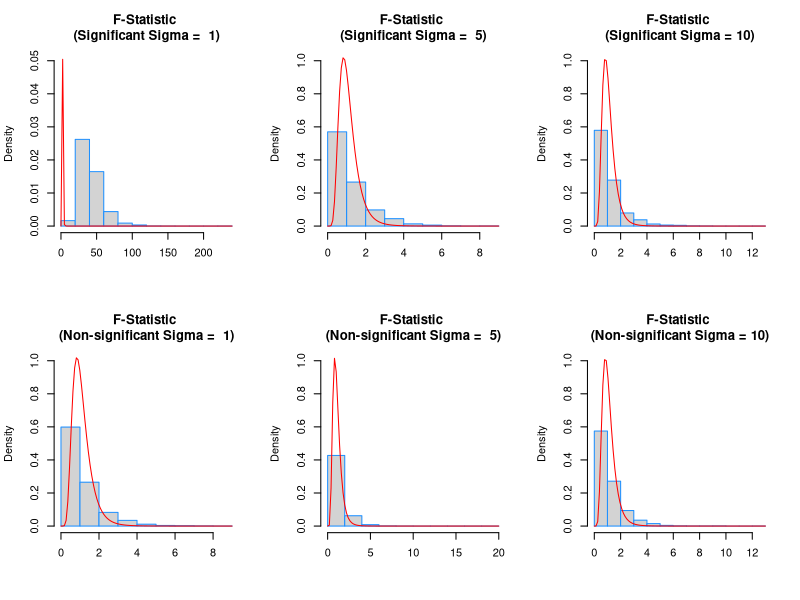
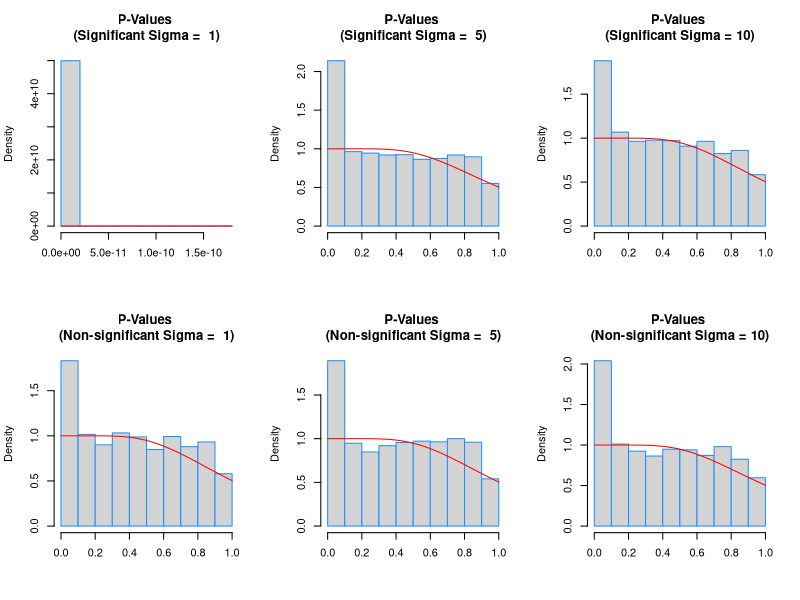
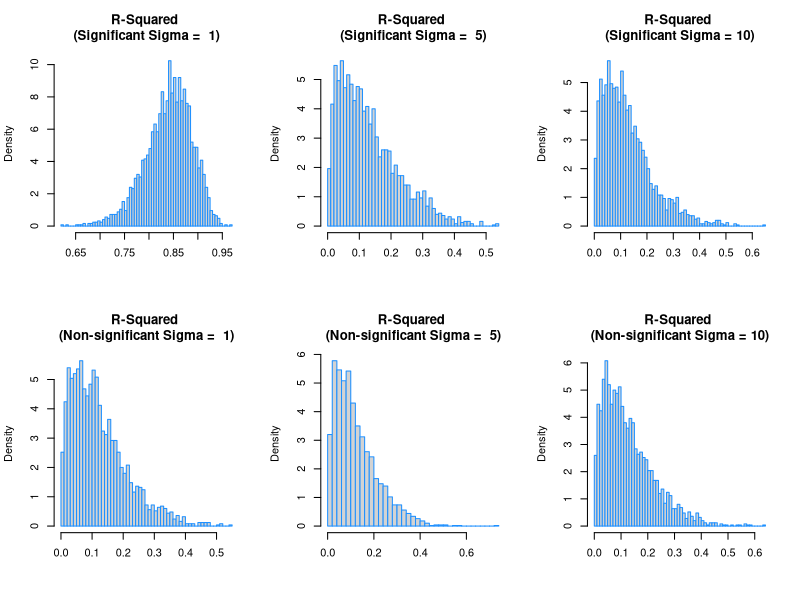
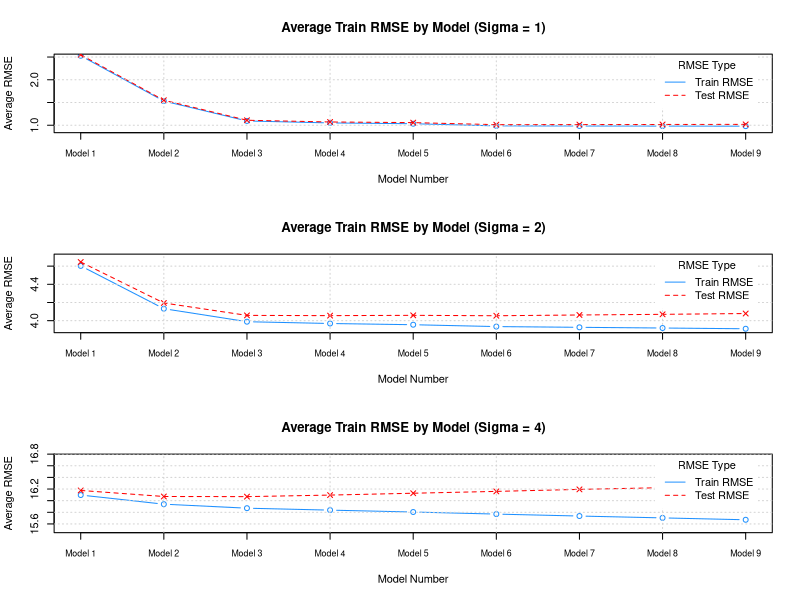
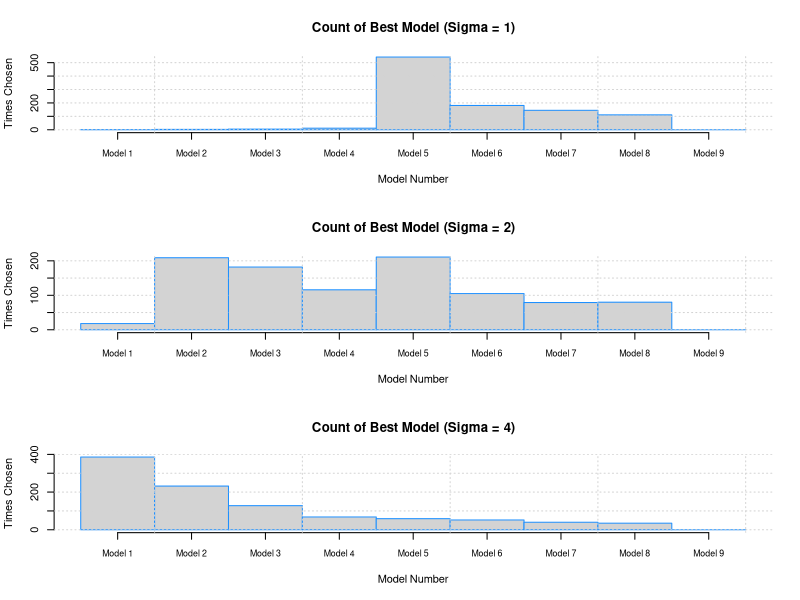

The R source for these figures, in order: (Note: a time limit stopped this script after it produced the figures.)
## ---- chunk 1

# Libraries
library(knitr)


# Set Directory
setwd( '/Users/Sbishop/Desktop/sbishop3-sim-proj' )

## ---- chunk 2

# Set Seed
birthday = 19920917
set.seed(birthday)

## ---- chunk 3

# Read CSV
study.1 <- read.csv( './study_1.csv' )


# Base Variables
n     <- 25
p     <- 4
sims <- 2500
sigma <- list( '1' = 1, '5' = 5, '10' = 10 )


# Parameters
y  <- study.1$y
x0 <- rep( 1, n )
x1 <- study.1$x1
x2 <- study.1$x2
x3 <- study.1$x3

## ---- chunk 4

simulation <- function( sigma ) 
{
    # Create Temporary Matrix to Store Interation Results
    temp.matrix           <- matrix( 0, nrow = sims, ncol = 3 )
    colnames(temp.matrix) <- c( 'f.stat', 'p.val', 'r.sqr' )
    
    # For every iteration
    for ( i in 1:nrow(temp.matrix) )
    {
        # Generate an MLR model
        epsilon   <- rnorm( n, mean = 0, sd = sigma ^ 2 )
        y         <- beta.0 + (beta.1 * x1) + (beta.2 * x2) + (beta.3 * x3) + epsilon
        mlr.model <- lm( y ~ x1 + x2 + x3 )
        
        # Obtain the Values Sought After
        f.stat    <- summary(mlr.model)$fstatistic['value']
        p.val     <- 2 * pt( f.stat, df = n - p, lower.tail = FALSE)
        r.sqr     <- summary(mlr.model)$r.squared
        
        # Populate Current Matrix Row with Values
        temp.matrix[i, 'f.stat'] <- f.stat
        temp.matrix[i, 'p.val']  <- p.val
        temp.matrix[i, 'r.sqr']  <- r.sqr
    }
    
    return( temp.matrix )
}

## ---- chunk 5

beta.0 <- 3
beta.1 <- 1
beta.2 <- 1
beta.3 <- 1


# For Each Sigma
sig.model.1  <- simulation( sigma$`1` )
sig.model.5  <- simulation( sigma$`5` )
sig.model.10 <- simulation( sigma$`10` )

## ---- chunk 6

beta.0 <- 3
beta.1 <- 0
beta.2 <- 0
beta.3 <- 0


# For Each Sigma
non.sig.model.1  <- simulation( sigma$`1` )
non.sig.model.5  <- simulation( sigma$`5` )
non.sig.model.10 <- simulation( sigma$`10` )

## ---- chunk 7

# F-Statistic
plot.f.dists <- function( sig.model, main.label, max.y ) 
{
    hist( sig.model[ , 'f.stat'], prob = TRUE, breaks = 10, ylim = c( 0, max.y ), 
          xlab = '', main = main.label, border = "dodgerblue" )
    curve( df( x, df1 = 24, df2 = 21 ), add = TRUE, col = 'red' ) 
}


# P-Values
plot.p.vals <- function( sig.model, main.label ) 
{
    hist( sig.model[ , 'p.val'], prob = TRUE, breaks = 10, 
          xlab = '', main = main.label, border = "dodgerblue" )
    curve( 1 - pf( x, df1 = 24, df2 = 21 ), add = TRUE, col = 'red' ) 
}


# R-Squared
plot.r.sqr <- function( sig.model, main.label ) 
{
    hist( sig.model[ , 'r.sqr'], prob = TRUE, breaks = 50, 
          xlab = '', main = main.label, border = "dodgerblue", col = 'lightgrey' )
}

## ---- chunk 8

par( mfrow = c( 2, 3 ) )

## ---- chunk 9

# Significant
plot.f.dists( sig.model.1,  'F-Statistic \n(Significant Sigma =  1)', .05 )
plot.f.dists( sig.model.5,  'F-Statistic \n(Significant Sigma =  5)',   1 )
plot.f.dists( sig.model.10, 'F-Statistic \n(Significant Sigma = 10)',   1 )

# Non-significant
plot.f.dists( non.sig.model.1,  'F-Statistic \n(Non-significant Sigma =  1)', 1 )
plot.f.dists( non.sig.model.5,  'F-Statistic \n(Non-significant Sigma =  5)', 1 )
plot.f.dists( non.sig.model.10, 'F-Statistic \n(Non-significant Sigma = 10)', 1 )

## ---- chunk 10

# Significant
plot.p.vals( sig.model.1,  'P-Values \n(Significant Sigma =  1)' )
plot.p.vals( sig.model.5,  'P-Values \n(Significant Sigma =  5)' )
plot.p.vals( sig.model.10, 'P-Values \n(Significant Sigma = 10)' )

# Non-significant
plot.p.vals( non.sig.model.1,  'P-Values \n(Non-significant Sigma =  1)' )
plot.p.vals( non.sig.model.5,  'P-Values \n(Non-significant Sigma =  5)' )
plot.p.vals( non.sig.model.10, 'P-Values \n(Non-significant Sigma = 10)' )

## ---- chunk 11

# R-Squared
# --------------------------------------------------

# Significant
plot.r.sqr( sig.model.1,  'R-Squared \n(Significant Sigma =  1)' )
plot.r.sqr( sig.model.5,  'R-Squared \n(Significant Sigma =  5)' )
plot.r.sqr( sig.model.10, 'R-Squared \n(Significant Sigma = 10)' )

# Non-significant
plot.r.sqr( non.sig.model.1,  'R-Squared \n(Non-significant Sigma =  1)' )
plot.r.sqr( non.sig.model.5,  'R-Squared \n(Non-significant Sigma =  5)' )
plot.r.sqr( non.sig.model.10, 'R-Squared \n(Non-significant Sigma = 10)' )

## ---- chunk 12

# Set Seed
birthday = 19920917
set.seed(birthday)

## ---- chunk 13

# Read CSV
study.2 <- read.csv( './study_2.csv' )


# Global Parameters 
n     <- 500
sims  <- 1000
sigma <- list( '1' = 1, '2' = 2, '4' = 4 )


# Beta Parameters
beta.0 <- 0
beta.1 <- 5
beta.2 <- -4
beta.3 <- 1.6
beta.4 <- -1.1
beta.5 <- .7
beta.6 <- .3


# X Parameters
x0 <- rep( 1, n )
x1 <- study.2$x1
x2 <- study.2$x2
x3 <- study.2$x3
x4 <- study.2$x4
x5 <- study.2$x5
x6 <- study.2$x6
x7 <- study.2$x7
x8 <- study.2$x8
x9 <- study.2$x9

## ---- chunk 14

find.RMSE <- function( train, test, model )
{
    # Find RMSE for first train model
    y          <- train$y
    y.hat      <- predict( model, train[2:10] )
    RMSE.train <- sqrt( ( 1 / nrow(train) ) * sum( ( y - y.hat ) ^ 2 ) )
    
    # Find RMSE for first test model
    y         <- test$y
    y.hat     <- predict( model, test[2:10] )
    RMSE.test <- sqrt( ( 1 / nrow(test) ) * sum( ( y - y.hat ) ^ 2 ) )
    
    return( c( RMSE.train, RMSE.test ) )
}

## ---- chunk 15

calculate.RMSE <- function()
{
    # Create Data Structures to Hold Loop Results
    temp.train <- list( 'train.sigma.model.1' = matrix( 0, nrow = sims, ncol = 9 ),
                        'train.sigma.model.2' = matrix( 0, nrow = sims, ncol = 9 ),
                        'train.sigma.model.4' = matrix( 0, nrow = sims, ncol = 9 ) )
    
    temp.test <- list( 'test.sigma.model.1' = matrix( 0, nrow = sims, ncol = 9 ),
                       'test.sigma.model.2' = matrix( 0, nrow = sims, ncol = 9 ),
                       'test.sigma.model.4' = matrix( 0, nrow = sims, ncol = 9 ) )
    
    # For Each Sigma
    for ( i in 1:length(sigma) )
    {
        # And For 1,000 Iterations
        for ( j in 1:sims )
        {
            # Split Data into Test and Train Set
            study.2.index <- sample( 1:nrow(study.2), 250 )
            study.2.train <- study.2[  study.2.index, ]
            study.2.test  <- study.2[ -study.2.index, ]
            
            # Find y
            epsilon   <- rnorm( n, mean = 0, sd = sigma[[i]] ^ 2 )
            study.2$y <- beta.0 +
                         (beta.1 * x1) + (beta.2 * x2) + (beta.3 * x3) +
                         (beta.4 * x4) + (beta.5 * x5) + (beta.6 * x6) + epsilon
            
            # Fit 9 Models
            model.1 <- lm( y ~ x1, data = study.2.train )
            model.2 <- lm( y ~ x1 + x2, data = study.2.train )
            model.3 <- lm( y ~ x1 + x2 + x3, data = study.2.train )
            model.4 <- lm( y ~ x1 + x2 + x3 + x4, data = study.2.train )
            model.5 <- lm( y ~ x1 + x2 + x3 + x4 + x5, data = study.2.train ) 
            model.6 <- lm( y ~ x1 + x2 + x3 + x4 + x5 + x6, data = study.2.train )
            model.7 <- lm( y ~ x1 + x2 + x3 + x4 + x5 + x6 + x7, data = study.2.train )
            model.8 <- lm( y ~ x1 + x2 + x3 + x4 + x5 + x6 + x7 + x8, data = study.2.train )
            model.9 <- lm( y ~ x1 + x2 + x3 + x4 + x5 + x6 + x7 + x8 + x9, data = study.2.train )
            
            # Calculate Train and Test RMSE for Each Model
            # Return: c( Train RMSE, Test RMSE )
            RMSE.vals.1 <- find.RMSE( study.2.train, study.2.test, model.1 )
            RMSE.vals.2 <- find.RMSE( study.2.train, study.2.test, model.2 )
            RMSE.vals.3 <- find.RMSE( study.2.train, study.2.test, model.3 )
            RMSE.vals.4 <- find.RMSE( study.2.train, study.2.test, model.4 )
            RMSE.vals.5 <- find.RMSE( study.2.train, study.2.test, model.5 )
            RMSE.vals.6 <- find.RMSE( study.2.train, study.2.test, model.6 )
            RMSE.vals.7 <- find.RMSE( study.2.train, study.2.test, model.7 )
            RMSE.vals.8 <- find.RMSE( study.2.train, study.2.test, model.8 )
            RMSE.vals.9 <- find.RMSE( study.2.train, study.2.test, model.9 )
            
            # Add Train Values
            # In temp.train list item i, add Train RMSE at row j for each column (model)
            temp.train[[i]][j, 1] <- RMSE.vals.1[1]
            temp.train[[i]][j, 2] <- RMSE.vals.2[1]
            temp.train[[i]][j, 3] <- RMSE.vals.3[1]
            temp.train[[i]][j, 4] <- RMSE.vals.4[1]
            temp.train[[i]][j, 5] <- RMSE.vals.5[1]
            temp.train[[i]][j, 6] <- RMSE.vals.6[1]
            temp.train[[i]][j, 7] <- RMSE.vals.7[1]
            temp.train[[i]][j, 8] <- RMSE.vals.8[1]
            temp.train[[i]][j, 9] <- RMSE.vals.9[1]
            
            # Add Test Values
            # In temp.test list item i, add Test RMSE at row j for each column (model)
            temp.test[[i]][j, 1] <- RMSE.vals.1[2]
            temp.test[[i]][j, 2] <- RMSE.vals.2[2]
            temp.test[[i]][j, 3] <- RMSE.vals.3[2]
            temp.test[[i]][j, 4] <- RMSE.vals.4[2]
            temp.test[[i]][j, 5] <- RMSE.vals.5[2]
            temp.test[[i]][j, 6] <- RMSE.vals.6[2]
            temp.test[[i]][j, 7] <- RMSE.vals.7[2]
            temp.test[[i]][j, 8] <- RMSE.vals.8[2]
            temp.test[[i]][j, 9] <- RMSE.vals.9[2]
        }
    }
    
    return( c( temp.train, temp.test ) )
}

## ---- chunk 16

# Obtain RMSE Values for Test and Train
temp.data <- calculate.RMSE() 


# Extract RMSE Values into Train Datasets
train.RMSE.values <- temp.data[1:3]
colnames(train.RMSE.values[[1]]) <- c( '1', '2', '3', '4', '5', '6', '7', '8', '9' )
colnames(train.RMSE.values[[2]]) <- c( '1', '2', '3', '4', '5', '6', '7', '8', '9' )
colnames(train.RMSE.values[[3]]) <- c( '1', '2', '3', '4', '5', '6', '7', '8', '9' )


# Extract RMSE Values into Test Datasets
test.RMSE.values <- temp.data[4:6]
colnames(test.RMSE.values[[1]]) <- c( '1', '2', '3', '4', '5', '6', '7', '8', '9' )
colnames(test.RMSE.values[[2]]) <- c( '1', '2', '3', '4', '5', '6', '7', '8', '9' )
colnames(test.RMSE.values[[3]]) <- c( '1', '2', '3', '4', '5', '6', '7', '8', '9' )

## ---- chunk 17

x.labels <- c( 'Model 1', 'Model 2', 'Model 3', 'Model 4', 'Model 5', 
               'Model 6', 'Model 7', 'Model 8', 'Model 9' )


# Plot Average RMSE for Train and Test Data
create.line.plot <- function( train.model, test.model, main.label, y.lim )
{
    # Create Plot for Train RMSE
    plot( train.model, main = main.label, ylim = y.lim, 
          xlab = 'Model Number', ylab = 'Average RMSE',
          type = 'b', xaxt = "n", col  = 'dodgerblue' )
    
    # Add Line for Test RMSE
    points( test.model, col = "red", pch = 4 )
    lines ( test.model, col = "red", lty = 2 )
    
    # Add X-Axis & Gridlines
    axis( side = 1, at = 1:9, labels = x.labels, cex.axis = 0.8 )
    grid( NULL, NULL )
    
    # Add Legend
    legend( x = 'topright', y = 'topright',
            inset = .02, cex = 1, box.lty = 0, lty = 1:2,
            title   = "RMSE Type",
            legend  = c( 'Train RMSE', 'Test RMSE' ),
            col     = c( 'dodgerblue', 'red' ) )
}


# Plot Count for Model Chosen
create.hist.plot <- function( test.model, main.label )
{
    new.hist <- hist( test.model, main = main.label, 
                      xlab = 'Model Number', ylab = 'Times Chosen',
                      xlim = c( 1, 10 ), breaks = c(1:10),
                      xaxt = "n", border = 'dodgerblue', col = 'lightgrey' )
    
    new.hist
    axis( side = 1, at = new.hist$mids, labels = x.labels, cex.axis = 0.8 )
    grid( NULL, NULL )
}

## ---- chunk 18

# Sigma = 1
avg.train.RMSE.1 <- apply( train.RMSE.values[[1]], 2, function(x) { mean(x) } )
avg.test.RMSE.1  <- apply( test.RMSE.values[[1]],  2, function(x) { mean(x) } )

# Sigma = 2
avg.train.RMSE.2 <- apply( train.RMSE.values[[2]], 2, function(x) { mean(x) } )
avg.test.RMSE.2  <- apply( test.RMSE.values[[2]],  2, function(x) { mean(x) } )

# Sigma = 4
avg.train.RMSE.4 <- apply( train.RMSE.values[[3]], 2, function(x) { mean(x) } )
avg.test.RMSE.4  <- apply( test.RMSE.values[[3]],  2, function(x) { mean(x) } )

## ---- chunk 19

best.sigma.1.test <- apply( test.RMSE.values[[1]], 1, which.min )
best.sigma.2.test <- apply( test.RMSE.values[[2]], 1, which.min )
best.sigma.4.test <- apply( test.RMSE.values[[3]], 1, which.min )

## ---- chunk 20

par( mfrow = c( 3, 1 ) )

## ---- chunk 21

create.line.plot( avg.train.RMSE.1, avg.test.RMSE.1, 'Average Train RMSE by Model (Sigma = 1)', c(  0.9,  2.5 ) )
create.line.plot( avg.train.RMSE.2, avg.test.RMSE.2, 'Average Train RMSE by Model (Sigma = 2)', c(  3.9,  4.7 ) )
create.line.plot( avg.train.RMSE.4, avg.test.RMSE.4, 'Average Train RMSE by Model (Sigma = 4)', c( 15.5, 16.75 ) )

## ---- chunk 22

create.hist.plot( best.sigma.1.test, 'Count of Best Model (Sigma = 1)' )
create.hist.plot( best.sigma.2.test, 'Count of Best Model (Sigma = 2)' )
create.hist.plot( best.sigma.4.test, 'Count of Best Model (Sigma = 4)' )

## ---- chunk 23

beta.0 <- 0
beta.1 <- seq( from = -2, to = 2, by = .1 )
sigma  <- list( '1' = 1, '2' = 2, '4' = 4 ) 
n      <- list( '10' = 10, '20' = 20, '30' = 30 ) 
alpha  <- .05
sims   <- 1000

x <- list( '10' = seq( 0, 5, length = n$`10` ), 
           '20' = seq( 0, 5, length = n$`20` ), 
           '30' = seq( 0, 5, length = n$`30` ) )

## ---- chunk 24

calculate.p.vals <- function( x, sig ) 
{
    # Create Temporary 1,000 * 41 Matrix 
    temp.matrix           <- matrix( 0, nrow = sims, ncol = length( beta.1 ) )
    colnames(temp.matrix) <- beta.1
    
    # For Every Beta Value
    for ( beta in 1:ncol(temp.matrix) )
    {
        # For 1,000 Iterations
        for ( iter in 1:sims )
        {
            epsilon   <- rnorm( length(x), mean = 0, sd = sig ^ 2 )
            y         <- beta.0 + (beta.1[[beta]] * x) + epsilon
            slr.model <- lm( y ~ x )
            p.value   <- summary(slr.model)$coefficient['x', 'Pr(>|t|)']
            
            # Add Value to Current Row and Current Beta Column
            temp.matrix[iter, beta] <- p.value
        }
    }

    return( temp.matrix )
}

## ---- chunk 25

calculate.power <- function( power.sigma ) 
{
    temp.vector <- rep( 0, ncol(power.sigma) )
    
    # For Every Beta Value
    for ( col in 1:length(temp.vector) )
    {
        # Find Proportion that is Rejected
        temp.vector[[col]] <- 
            length( power.sigma[ power.sigma[ , col ] < alpha, col ] ) / sims
    }
    
    return( temp.vector )
}

## ---- chunk 26

# Sigma = 1
# --------------------------------------------------
power.sig.1.n.10 <- calculate.p.vals( x$`10`, sigma$`1` )
power.sig.1.n.20 <- calculate.p.vals( x$`20`, sigma$`1` )
power.sig.1.n.30 <- calculate.p.vals( x$`30`, sigma$`1` )


# Sigma = 2
# --------------------------------------------------
power.sig.2.n.10 <- calculate.p.vals( x$`10`, sigma$`2` )
power.sig.2.n.20 <- calculate.p.vals( x$`20`, sigma$`2` )
power.sig.2.n.30 <- calculate.p.vals( x$`30`, sigma$`2` )


# Sigma = 4
# --------------------------------------------------
power.sig.4.n.10 <- calculate.p.vals( x$`10`, sigma$`4` )
power.sig.4.n.20 <- calculate.p.vals( x$`20`, sigma$`4` )
power.sig.4.n.30 <- calculate.p.vals( x$`30`, sigma$`4` )

## ---- chunk 27

# Power when Sigma = 1
# --------------------------------------------------
prop.sig.1.n.10 <- calculate.power( power.sig.1.n.10 )
prop.sig.1.n.20 <- calculate.power( power.sig.1.n.20 )
prop.sig.1.n.30 <- calculate.power( power.sig.1.n.30 )


# Power when Sigma = 2
# --------------------------------------------------
prop.sig.2.n.10 <- calculate.power( power.sig.2.n.10 )
prop.sig.2.n.20 <- calculate.power( power.sig.2.n.20 )
prop.sig.2.n.30 <- calculate.power( power.sig.2.n.30 )


# Power when Sigma = 4
# --------------------------------------------------
prop.sig.4.n.10 <- calculate.power( power.sig.4.n.10 )
prop.sig.4.n.20 <- calculate.power( power.sig.4.n.20 )
prop.sig.4.n.30 <- calculate.power( power.sig.4.n.30 )

## ---- chunk 28

create.power.plot <- function( sig.model.1, sig.model.2, sig.model.3, main.label, y.lim )
{
    # Create Plot for Power with N = 10
    plot( sig.model.1, main = main.label, ylim = y.lim,
          xlab = expression( beta[1] ), ylab = 'Power Level',
          type = 'l', xaxt = "n", col = 'dodgerblue' )
    
    # Add Line for for Power with N = 20
    lines ( sig.model.2, col = "red", lty = 2 )
    
    # Add Line for for Power with N = 30
    lines ( sig.model.3, col = "purple", lty = 3 )
    
    # Add X-Axis & Gridlines
    axis( side = 1, at = 1:41, labels = beta.1, cex.axis = 0.5 )
    grid( NULL, NULL )
    
    # Add Legend
    legend( x = 'bottomleft', y = 'bottomleft',
            inset = .02, cex = 1, box.lty = 0, lty = 1,
            title   = "Value of N",
            legend  = c( '10', '20', '30' ),
            col     = c( 'dodgerblue', 'red', 'purple' ) )
}

## ---- chunk 29

par( mfrow = c( 3, 1 ) )

## ---- chunk 30

create.power.plot( prop.sig.1.n.10, prop.sig.1.n.20, prop.sig.1.n.30, 
                   'Power Curve with Sigma = 1', c( 0, 1 ) )

create.power.plot( prop.sig.2.n.10, prop.sig.2.n.20, prop.sig.2.n.30, 
                   'Power Curve with Sigma = 2', c( 0, 1 ) )

create.power.plot( prop.sig.4.n.10, prop.sig.4.n.20, prop.sig.4.n.30, 
                   'Power Curve with Sigma = 4', c( 0, .2 ) )

## ---- chunk 31

create.new.power.plot <- function( sig.model.1, main.label, y.lim )
{
    # Create Plot for Power Curve
    plot( sig.model.1, main = main.label, ylim = y.lim,
          xlab = expression( beta[1] ), ylab = 'Power Level',
          type = 'l', xaxt = "n", col = 'dodgerblue' )
    
    # Add X-Axis & Gridlines
    axis( side = 1, at = 1:41, labels = beta.1, cex.axis = 0.5 )
    grid( NULL, NULL )
}


find.new.prop <- function( x, sigma )
{
    power <- calculate.p.vals( x, sigma )
    return( calculate.power( power ) )
}

## ---- chunk 32

prop.sig.1.n.100 <- find.new.prop( seq( 0, 5, length = 100 ), 1 )

## ---- chunk 33

prop.sig.05.n.100 <- find.new.prop( seq( 0, 5, length = 100 ), .5 )

## ---- chunk 34

prop.sig.1.n.500 <- find.new.prop( seq( 0, 5, length = 500 ), 1 )

## ---- chunk 35

sims                      <- 3000
prop.sig.1.n.30.iter.3000 <- find.new.prop( seq( 0, 5, length = 30 ), 1 )

## ---- chunk 36

par( mfrow = c( 2, 1 ) )

## ---- chunk 37

create.new.power.plot( prop.sig.1.n.100,          'Power Curve with Sigma = 1 & n = 100',                     c( 0, 1 ) )
create.new.power.plot( prop.sig.05.n.100,         'Power Curve with Sigma = 0.5 & n = 100',                   c( 0, 1 ) )
create.new.power.plot( prop.sig.1.n.500,          'Power Curve with Sigma = 1 & n = 500',                     c( 0, 1 ) )
create.new.power.plot( prop.sig.1.n.30.iter.3000, 'Power Curve with Sigma = 1 & \nn = 30 & 3,000 Iterations', c( 0, 1 ) )
